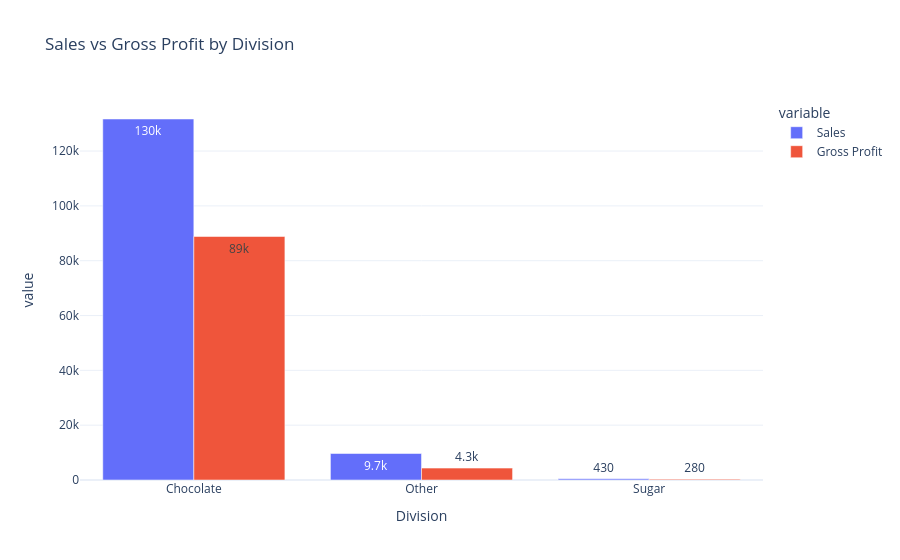

Here is the notebook cell this chart was saved with:
### Code cell
division_compare = df.groupby('Division').agg({
    'Sales': 'sum',
    'Gross Profit': 'sum'
}).reset_index()

fig = px.bar(
    division_compare,
    x='Division',
    y=['Sales', 'Gross Profit'],
    barmode='group',
    title='Sales vs Gross Profit by Division',
    text_auto='.2s'
)
fig.update_layout(template='plotly_white')
fig.show()

### Figure 1 — Plotly figure (JSON) as saved in the notebook; plotly's stock layout.template omitted (floating-point values rounded to 4 significant figures)
{"data": [{"alignmentgroup": "True", "hovertemplate": "variable=Sales<br>Division=%{x}<br>value=%{y}<extra></extra>", "legendgroup": "Sales", "marker": {"color": "#636efa", "pattern": {"shape": ""}}, "name": "Sales", "offsetgroup": "Sales", "orientation": "v", "showlegend": true, "textposition": "auto", "texttemplate": "%{y:.2s}", "type": "bar", "x": ["Chocolate", "Other", "Sugar"], "xaxis": "x", "y": [131700.0, 9663.0, 427.5], "yaxis": "y"}, {"alignmentgroup": "True", "hovertemplate": "variable=Gross Profit<br>Division=%{x}<br>value=%{y}<extra></extra>", "legendgroup": "Gross Profit", "marker": {"color": "#EF553B", "pattern": {"shape": ""}}, "name": "Gross Profit", "offsetgroup": "Gross Profit", "orientation": "v", "showlegend": true, "textposition": "auto", "texttemplate": "%{y:.2s}", "type": "bar", "x": ["Chocolate", "Other", "Sugar"], "xaxis": "x", "y": [88820.0, 4333.0, 284.7], "yaxis": "y"}], "layout": {"barmode": "group", "legend": {"title": {"text": "variable"}, "tracegroupgap": 0}, "title": {"text": "Sales vs Gross Profit by Division"}, "xaxis": {"anchor": "y", "domain": [0, 1], "title": {"text": "Division"}}, "yaxis": {"anchor": "x", "domain": [0, 1], "title": {"text": "value"}}}}
